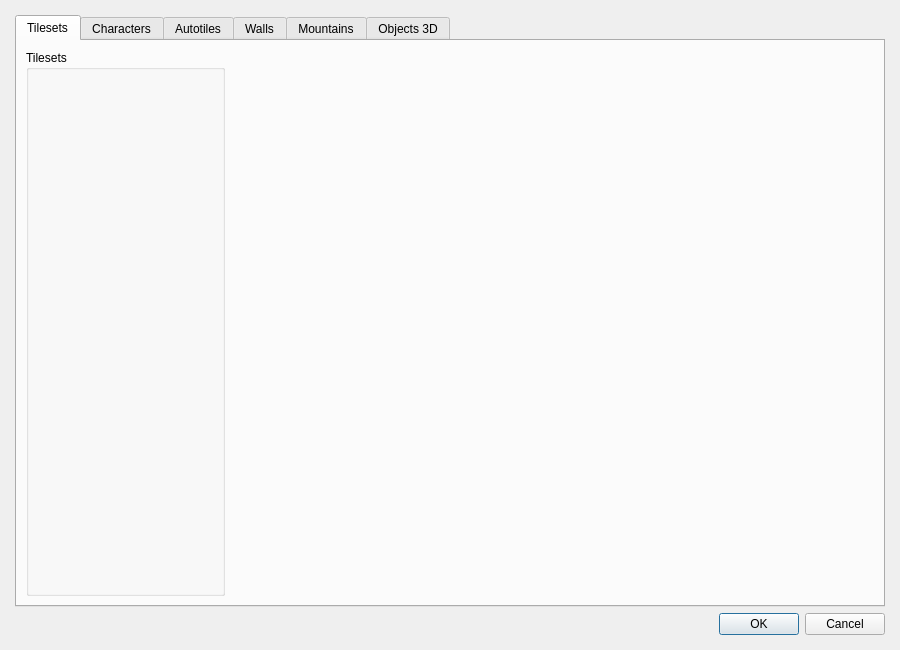
<?xml version="1.0" encoding="UTF-8"?>
<ui version="4.0">
 <class>DialogCollisions</class>
 <widget class="QDialog" name="DialogCollisions">
  <property name="geometry">
   <rect>
    <x>0</x>
    <y>0</y>
    <width>900</width>
    <height>650</height>
   </rect>
  </property>
  <property name="windowTitle">
   <string>Collisions</string>
  </property>
  <layout class="QGridLayout" name="gridLayout">
   <property name="leftMargin">
    <number>15</number>
   </property>
   <property name="topMargin">
    <number>15</number>
   </property>
   <property name="rightMargin">
    <number>15</number>
   </property>
   <property name="bottomMargin">
    <number>15</number>
   </property>
   <item row="0" column="0">
    <layout class="QVBoxLayout" name="verticalLayout">
     <item>
      <widget class="QTabWidget" name="tabWidget">
       <property name="currentIndex">
        <number>0</number>
       </property>
       <widget class="QWidget" name="tabTilesets">
        <attribute name="title">
         <string>Tilesets</string>
        </attribute>
        <layout class="QGridLayout" name="gridLayout_2">
         <item row="0" column="0">
          <layout class="QHBoxLayout" name="horizontalLayout" stretch="0,1">
           <item>
            <widget class="QGroupBox" name="groupBoxTilesets">
             <property name="minimumSize">
              <size>
               <width>0</width>
               <height>0</height>
              </size>
             </property>
             <property name="maximumSize">
              <size>
               <width>16777215</width>
               <height>16777215</height>
              </size>
             </property>
             <property name="title">
              <string>Tilesets</string>
             </property>
             <layout class="QGridLayout" name="gridLayout_29">
              <item row="0" column="0">
               <widget class="PanelSuperList" name="panelSuperListTilesets" native="true">
                <property name="minimumSize">
                 <size>
                  <width>175</width>
                  <height>0</height>
                 </size>
                </property>
                <property name="maximumSize">
                 <size>
                  <width>175</width>
                  <height>16777215</height>
                 </size>
                </property>
               </widget>
              </item>
             </layout>
            </widget>
           </item>
           <item>
            <widget class="WidgetTilesetSettings" name="widgetTilesetPictureSettings" native="true"/>
           </item>
          </layout>
         </item>
        </layout>
       </widget>
       <widget class="QWidget" name="tab_2">
        <attribute name="title">
         <string>Characters</string>
        </attribute>
        <layout class="QGridLayout" name="gridLayout_3">
         <item row="0" column="0">
          <layout class="QHBoxLayout" name="horizontalLayout_2" stretch="0,1">
           <item>
            <widget class="QGroupBox" name="groupBoxCharacters">
             <property name="minimumSize">
              <size>
               <width>0</width>
               <height>0</height>
              </size>
             </property>
             <property name="maximumSize">
              <size>
               <width>16777215</width>
               <height>16777215</height>
              </size>
             </property>
             <property name="title">
              <string>Characters</string>
             </property>
             <layout class="QGridLayout" name="gridLayout_30">
              <item row="0" column="0">
               <widget class="PanelSuperList" name="panelSuperListCharacters" native="true">
                <property name="minimumSize">
                 <size>
                  <width>175</width>
                  <height>0</height>
                 </size>
                </property>
                <property name="maximumSize">
                 <size>
                  <width>175</width>
                  <height>16777215</height>
                 </size>
                </property>
               </widget>
              </item>
             </layout>
            </widget>
           </item>
           <item>
            <widget class="WidgetTilesetSettings" name="widgetCharacterPraticable" native="true"/>
           </item>
          </layout>
         </item>
        </layout>
       </widget>
       <widget class="QWidget" name="tab_4">
        <attribute name="title">
         <string>Autotiles</string>
        </attribute>
        <layout class="QGridLayout" name="gridLayout_4">
         <item row="0" column="0">
          <layout class="QHBoxLayout" name="horizontalLayout_3" stretch="0,1">
           <item>
            <widget class="QGroupBox" name="groupBoxAutotiles">
             <property name="minimumSize">
              <size>
               <width>0</width>
               <height>0</height>
              </size>
             </property>
             <property name="maximumSize">
              <size>
               <width>16777215</width>
               <height>16777215</height>
              </size>
             </property>
             <property name="title">
              <string>Autotiles</string>
             </property>
             <layout class="QGridLayout" name="gridLayout_32">
              <item row="0" column="0">
               <widget class="PanelSuperList" name="panelSuperListAutotiles" native="true">
                <property name="minimumSize">
                 <size>
                  <width>175</width>
                  <height>0</height>
                 </size>
                </property>
                <property name="maximumSize">
                 <size>
                  <width>175</width>
                  <height>16777215</height>
                 </size>
                </property>
               </widget>
              </item>
             </layout>
            </widget>
           </item>
           <item>
            <widget class="WidgetTilesetSettings" name="widgetAutotilePictureSettings" native="true"/>
           </item>
          </layout>
         </item>
        </layout>
       </widget>
       <widget class="QWidget" name="tab_5">
        <attribute name="title">
         <string>Walls</string>
        </attribute>
        <layout class="QGridLayout" name="gridLayout_5">
         <item row="0" column="0">
          <layout class="QHBoxLayout" name="horizontalLayout_4" stretch="0,1">
           <item>
            <widget class="QGroupBox" name="groupBoxWalls">
             <property name="minimumSize">
              <size>
               <width>0</width>
               <height>0</height>
              </size>
             </property>
             <property name="maximumSize">
              <size>
               <width>16777215</width>
               <height>16777215</height>
              </size>
             </property>
             <property name="title">
              <string>Walls</string>
             </property>
             <layout class="QGridLayout" name="gridLayout_33">
              <item row="0" column="0">
               <widget class="PanelSuperList" name="panelSuperListWalls" native="true">
                <property name="minimumSize">
                 <size>
                  <width>175</width>
                  <height>0</height>
                 </size>
                </property>
                <property name="maximumSize">
                 <size>
                  <width>175</width>
                  <height>16777215</height>
                 </size>
                </property>
               </widget>
              </item>
             </layout>
            </widget>
           </item>
           <item>
            <widget class="WidgetTilesetSettings" name="widgetWallPraticable" native="true"/>
           </item>
          </layout>
         </item>
        </layout>
       </widget>
       <widget class="QWidget" name="tab_3">
        <attribute name="title">
         <string>Mountains</string>
        </attribute>
        <layout class="QGridLayout" name="gridLayout_9">
         <item row="0" column="0">
          <layout class="QHBoxLayout" name="horizontalLayout_7" stretch="0,1">
           <item>
            <widget class="QGroupBox" name="groupBoxMountains">
             <property name="minimumSize">
              <size>
               <width>0</width>
               <height>0</height>
              </size>
             </property>
             <property name="maximumSize">
              <size>
               <width>16777215</width>
               <height>16777215</height>
              </size>
             </property>
             <property name="title">
              <string>Mountains</string>
             </property>
             <layout class="QGridLayout" name="gridLayout_31">
              <item row="0" column="0">
               <widget class="PanelSuperList" name="panelSuperListMountains" native="true">
                <property name="minimumSize">
                 <size>
                  <width>175</width>
                  <height>0</height>
                 </size>
                </property>
                <property name="maximumSize">
                 <size>
                  <width>175</width>
                  <height>16777215</height>
                 </size>
                </property>
               </widget>
              </item>
             </layout>
            </widget>
           </item>
           <item>
            <layout class="QVBoxLayout" name="verticalLayout_2" stretch="1,0">
             <item>
              <widget class="QScrollArea" name="scrollArea">
               <property name="widgetResizable">
                <bool>true</bool>
               </property>
               <widget class="QWidget" name="scrollAreaWidgetContents">
                <property name="geometry">
                 <rect>
                  <x>0</x>
                  <y>0</y>
                  <width>635</width>
                  <height>499</height>
                 </rect>
                </property>
                <layout class="QGridLayout" name="gridLayout_8">
                 <item row="0" column="0">
                  <widget class="WidgetShowPicture" name="widgetShowPicture" native="true"/>
                 </item>
                </layout>
               </widget>
              </widget>
             </item>
             <item>
              <layout class="QHBoxLayout" name="horizontalLayout_6" stretch="0,0,1">
               <item>
                <widget class="QLabel" name="labelCollisionMountains">
                 <property name="text">
                  <string>Collisions:</string>
                 </property>
                </widget>
               </item>
               <item>
                <widget class="QComboBox" name="comboBoxCollisionMountains"/>
               </item>
               <item>
                <spacer name="horizontalSpacer_7">
                 <property name="orientation">
                  <enum>Qt::Horizontal</enum>
                 </property>
                 <property name="sizeHint" stdset="0">
                  <size>
                   <width>78</width>
                   <height>20</height>
                  </size>
                 </property>
                </spacer>
               </item>
              </layout>
             </item>
            </layout>
           </item>
          </layout>
         </item>
        </layout>
       </widget>
       <widget class="QWidget" name="tab_6">
        <attribute name="title">
         <string>Objects 3D</string>
        </attribute>
        <layout class="QGridLayout" name="gridLayout_7">
         <item row="0" column="0">
          <layout class="QHBoxLayout" name="horizontalLayout_5" stretch="0,1">
           <item>
            <widget class="QGroupBox" name="groupBoxObjects3D">
             <property name="minimumSize">
              <size>
               <width>0</width>
               <height>0</height>
              </size>
             </property>
             <property name="maximumSize">
              <size>
               <width>16777215</width>
               <height>16777215</height>
              </size>
             </property>
             <property name="title">
              <string>Objects 3D</string>
             </property>
             <layout class="QGridLayout" name="gridLayout_34">
              <item row="0" column="0">
               <widget class="PanelSuperList" name="panelSuperListObjects3D" native="true">
                <property name="minimumSize">
                 <size>
                  <width>175</width>
                  <height>0</height>
                 </size>
                </property>
                <property name="maximumSize">
                 <size>
                  <width>175</width>
                  <height>16777215</height>
                 </size>
                </property>
               </widget>
              </item>
             </layout>
            </widget>
           </item>
           <item>
            <layout class="QGridLayout" name="gridLayout_6" rowstretch="0,1">
             <item row="0" column="1">
              <widget class="QComboBox" name="comboBoxCollisionObject3D"/>
             </item>
             <item row="0" column="3">
              <spacer name="horizontalSpacer">
               <property name="orientation">
                <enum>Qt::Horizontal</enum>
               </property>
               <property name="sizeHint" stdset="0">
                <size>
                 <width>18</width>
                 <height>20</height>
                </size>
               </property>
              </spacer>
             </item>
             <item row="0" column="2">
              <widget class="WidgetShape" name="widgetShapeCollisions" native="true">
               <property name="minimumSize">
                <size>
                 <width>200</width>
                 <height>27</height>
                </size>
               </property>
               <property name="maximumSize">
                <size>
                 <width>200</width>
                 <height>27</height>
                </size>
               </property>
              </widget>
             </item>
             <item row="1" column="0" colspan="4">
              <widget class="WidgetPreviewObject3D" name="widgetPreviewObject3D" native="true"/>
             </item>
             <item row="0" column="0">
              <widget class="QLabel" name="labelCollisionsO">
               <property name="text">
                <string>Collisions:</string>
               </property>
              </widget>
             </item>
            </layout>
           </item>
          </layout>
         </item>
        </layout>
       </widget>
      </widget>
     </item>
     <item>
      <widget class="QDialogButtonBox" name="buttonBox">
       <property name="orientation">
        <enum>Qt::Horizontal</enum>
       </property>
       <property name="standardButtons">
        <set>QDialogButtonBox::Cancel|QDialogButtonBox::Ok</set>
       </property>
      </widget>
     </item>
    </layout>
   </item>
  </layout>
 </widget>
 <customwidgets>
  <customwidget>
   <class>PanelSuperList</class>
   <extends>QWidget</extends>
   <header>panelsuperlist.h</header>
   <container>1</container>
  </customwidget>
  <customwidget>
   <class>WidgetShowPicture</class>
   <extends>QWidget</extends>
   <header>widgetshowpicture.h</header>
   <container>1</container>
  </customwidget>
  <customwidget>
   <class>WidgetPreviewObject3D</class>
   <extends>QWidget</extends>
   <header>widgetpreviewobject3d.h</header>
   <container>1</container>
  </customwidget>
  <customwidget>
   <class>WidgetTilesetSettings</class>
   <extends>QWidget</extends>
   <header>widgettilesetsettings.h</header>
   <container>1</container>
  </customwidget>
  <customwidget>
   <class>WidgetShape</class>
   <extends>QWidget</extends>
   <header>widgetshape.h</header>
   <container>1</container>
  </customwidget>
 </customwidgets>
 <resources/>
 <connections>
  <connection>
   <sender>buttonBox</sender>
   <signal>accepted()</signal>
   <receiver>DialogCollisions</receiver>
   <slot>accept()</slot>
   <hints>
    <hint type="sourcelabel">
     <x>248</x>
     <y>254</y>
    </hint>
    <hint type="destinationlabel">
     <x>157</x>
     <y>274</y>
    </hint>
   </hints>
  </connection>
  <connection>
   <sender>buttonBox</sender>
   <signal>rejected()</signal>
   <receiver>DialogCollisions</receiver>
   <slot>reject()</slot>
   <hints>
    <hint type="sourcelabel">
     <x>316</x>
     <y>260</y>
    </hint>
    <hint type="destinationlabel">
     <x>286</x>
     <y>274</y>
    </hint>
   </hints>
  </connection>
 </connections>
</ui>
